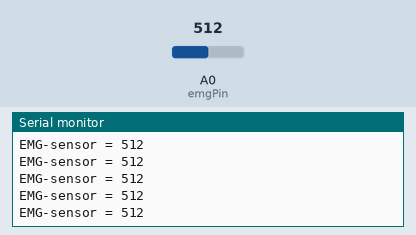
Bench run of a sketch on a simulated Arduino Uno, built with avr-gcc and run on an emulated ATmega328P. Shown: the last lines printed to the serial monitor. The inputs (shaded band) are chosen by the test bench; at power-on: A0 (emgPin) = 512.

Above: at 1.2 s.
1.3 s: A0 (emgPin) set to 11
At 1.9 s:
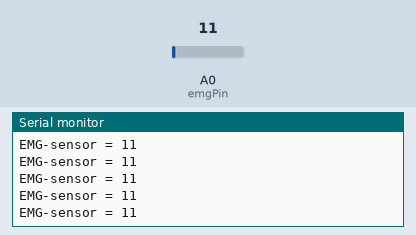
2.8 s: A0 (emgPin) set to 8
At 3.7 s:
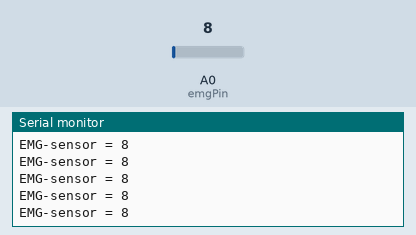
Timing chart, 0 to 5.8 s (numbered marks = the images above; inputs shaded):
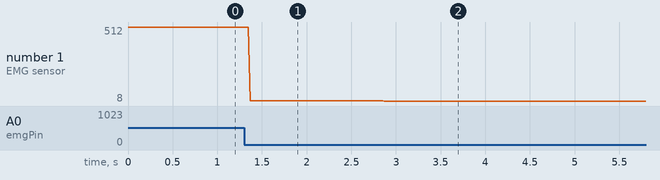

Measured:
- after the input at 1.3 s, the serial monitor: prints a new line after 0.07 s (image 1)
- after the input at 2.8 s, the serial monitor: prints a new line after 0.07 s (image 2)
- plotted number 1: 512 → 11 after the input at 1.3 s, 11 → 8 after the input at 2.8 s

The sketch:

emg_calibracion.ino
```cpp
const int emgPin = A0;
int  emgVal = 0;

void setup() {
  Serial.begin(9600);
}

void loop() {

  emgVal = analogRead(emgPin);

  Serial.print("EMG-sensor = ");
  Serial.println(emgVal);
  delay(2);
}
```
